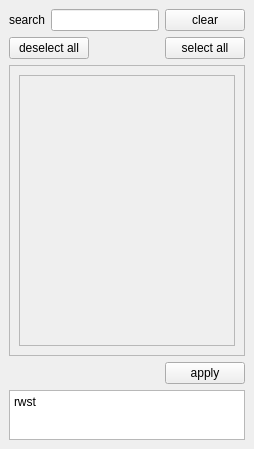
<?xml version="1.0" encoding="UTF-8"?>
<ui version="4.0">
 <class>selectCheckBox</class>
 <widget class="QMainWindow" name="selectCheckBox">
  <property name="geometry">
   <rect>
    <x>0</x>
    <y>0</y>
    <width>232</width>
    <height>449</height>
   </rect>
  </property>
  <property name="windowTitle">
   <string>MainWindow</string>
  </property>
  <widget class="QWidget" name="centralwidget">
   <layout class="QGridLayout" name="gridLayout">
    <item row="0" column="0">
     <widget class="QLabel" name="label">
      <property name="sizePolicy">
       <sizepolicy hsizetype="Fixed" vsizetype="Maximum">
        <horstretch>0</horstretch>
        <verstretch>0</verstretch>
       </sizepolicy>
      </property>
      <property name="text">
       <string>search</string>
      </property>
     </widget>
    </item>
    <item row="0" column="1" colspan="2">
     <widget class="QLineEdit" name="lineEditSearch">
      <property name="sizePolicy">
       <sizepolicy hsizetype="Minimum" vsizetype="Fixed">
        <horstretch>0</horstretch>
        <verstretch>0</verstretch>
       </sizepolicy>
      </property>
     </widget>
    </item>
    <item row="0" column="3">
     <widget class="QPushButton" name="pushClearSearch">
      <property name="text">
       <string>clear</string>
      </property>
     </widget>
    </item>
    <item row="2" column="0" rowspan="3" colspan="4">
     <widget class="QFrame" name="frame">
      <property name="sizePolicy">
       <sizepolicy hsizetype="MinimumExpanding" vsizetype="MinimumExpanding">
        <horstretch>0</horstretch>
        <verstretch>0</verstretch>
       </sizepolicy>
      </property>
      <property name="frameShape">
       <enum>QFrame::StyledPanel</enum>
      </property>
      <property name="frameShadow">
       <enum>QFrame::Raised</enum>
      </property>
      <layout class="QVBoxLayout" name="verticalLayout_2">
       <item>
        <widget class="QScrollArea" name="scrollArea">
         <property name="sizePolicy">
          <sizepolicy hsizetype="MinimumExpanding" vsizetype="MinimumExpanding">
           <horstretch>0</horstretch>
           <verstretch>0</verstretch>
          </sizepolicy>
         </property>
         <property name="widgetResizable">
          <bool>true</bool>
         </property>
         <widget class="QWidget" name="scrollAreaWidgetContents">
          <property name="geometry">
           <rect>
            <x>0</x>
            <y>0</y>
            <width>204</width>
            <height>224</height>
           </rect>
          </property>
          <layout class="QVBoxLayout" name="verticalLayout"/>
         </widget>
        </widget>
       </item>
      </layout>
     </widget>
    </item>
    <item row="6" column="0" colspan="4">
     <layout class="QVBoxLayout" name="verticalLayout_3">
      <property name="sizeConstraint">
       <enum>QLayout::SetDefaultConstraint</enum>
      </property>
      <item>
       <layout class="QHBoxLayout" name="horizontalLayout_2">
        <item>
         <spacer name="horizontalSpacer">
          <property name="orientation">
           <enum>Qt::Horizontal</enum>
          </property>
          <property name="sizeType">
           <enum>QSizePolicy::MinimumExpanding</enum>
          </property>
          <property name="sizeHint" stdset="0">
           <size>
            <width>40</width>
            <height>20</height>
           </size>
          </property>
         </spacer>
        </item>
        <item>
         <widget class="QPushButton" name="pushApply">
          <property name="text">
           <string>apply</string>
          </property>
         </widget>
        </item>
       </layout>
      </item>
      <item>
       <widget class="QPlainTextEdit" name="plainTextEditSelected">
        <property name="sizePolicy">
         <sizepolicy hsizetype="Expanding" vsizetype="Minimum">
          <horstretch>0</horstretch>
          <verstretch>0</verstretch>
         </sizepolicy>
        </property>
        <property name="maximumSize">
         <size>
          <width>16777215</width>
          <height>50</height>
         </size>
        </property>
        <property name="readOnly">
         <bool>true</bool>
        </property>
        <property name="plainText">
         <string>rwst</string>
        </property>
       </widget>
      </item>
     </layout>
    </item>
    <item row="1" column="0" colspan="4">
     <layout class="QHBoxLayout" name="horizontalLayout">
      <item>
       <widget class="QPushButton" name="pushDeselect">
        <property name="text">
         <string>deselect all</string>
        </property>
       </widget>
      </item>
      <item>
       <spacer name="horizontalSpacer_2">
        <property name="orientation">
         <enum>Qt::Horizontal</enum>
        </property>
        <property name="sizeHint" stdset="0">
         <size>
          <width>40</width>
          <height>20</height>
         </size>
        </property>
       </spacer>
      </item>
      <item>
       <widget class="QPushButton" name="pushSelect">
        <property name="text">
         <string>select all</string>
        </property>
       </widget>
      </item>
     </layout>
    </item>
   </layout>
  </widget>
 </widget>
 <resources/>
 <connections/>
</ui>
